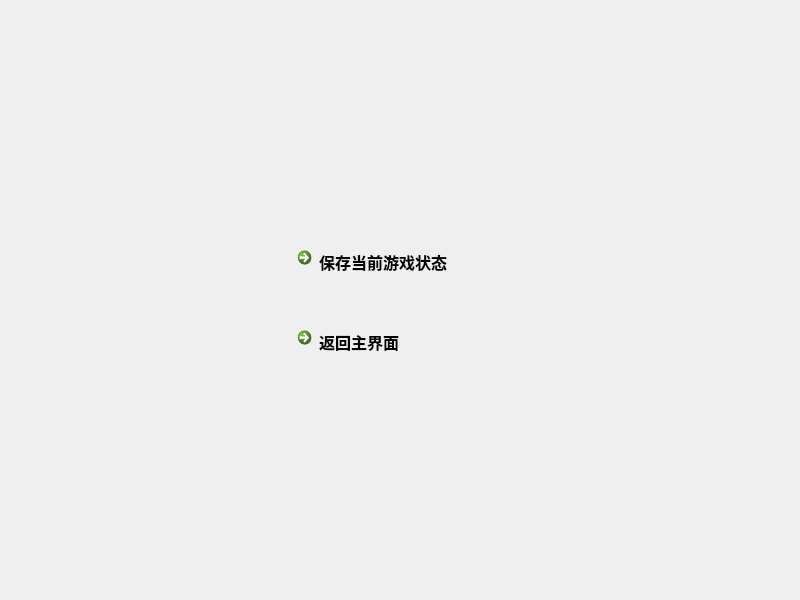
<?xml version="1.0" encoding="UTF-8"?>
<ui version="4.0">
 <class>GameMenu</class>
 <widget class="QWidget" name="GameMenu">
  <property name="geometry">
   <rect>
    <x>0</x>
    <y>0</y>
    <width>800</width>
    <height>600</height>
   </rect>
  </property>
  <property name="windowTitle">
   <string>Form</string>
  </property>
  <widget class="QCommandLinkButton" name="DownloadButton">
   <property name="geometry">
    <rect>
     <x>290</x>
     <y>240</y>
     <width>221</width>
     <height>51</height>
    </rect>
   </property>
   <property name="font">
    <font>
     <family>Segoe UI</family>
     <pointsize>12</pointsize>
     <weight>75</weight>
     <bold>true</bold>
    </font>
   </property>
   <property name="text">
    <string>保存当前游戏状态</string>
   </property>
   <property name="icon">
    <iconset resource="images.qrc">
     <normaloff>:/images/download.png</normaloff>:/images/download.png</iconset>
   </property>
   <property name="iconSize">
    <size>
     <width>30</width>
     <height>30</height>
    </size>
   </property>
  </widget>
  <widget class="QCommandLinkButton" name="HomeButton">
   <property name="geometry">
    <rect>
     <x>290</x>
     <y>320</y>
     <width>221</width>
     <height>51</height>
    </rect>
   </property>
   <property name="font">
    <font>
     <family>Segoe UI</family>
     <pointsize>12</pointsize>
     <weight>75</weight>
     <bold>true</bold>
    </font>
   </property>
   <property name="text">
    <string>返回主界面</string>
   </property>
   <property name="icon">
    <iconset resource="images.qrc">
     <normaloff>:/images/home.png</normaloff>:/images/home.png</iconset>
   </property>
   <property name="iconSize">
    <size>
     <width>30</width>
     <height>30</height>
    </size>
   </property>
  </widget>
  <widget class="QLabel" name="label">
   <property name="geometry">
    <rect>
     <x>240</x>
     <y>180</y>
     <width>320</width>
     <height>240</height>
    </rect>
   </property>
   <property name="frameShadow">
    <enum>QFrame::Raised</enum>
   </property>
   <property name="text">
    <string/>
   </property>
   <property name="pixmap">
    <pixmap resource="images.qrc">:/images/menu.png</pixmap>
   </property>
  </widget>
  <zorder>label</zorder>
  <zorder>DownloadButton</zorder>
  <zorder>HomeButton</zorder>
 </widget>
 <resources>
  <include location="images.qrc"/>
 </resources>
 <connections/>
</ui>
